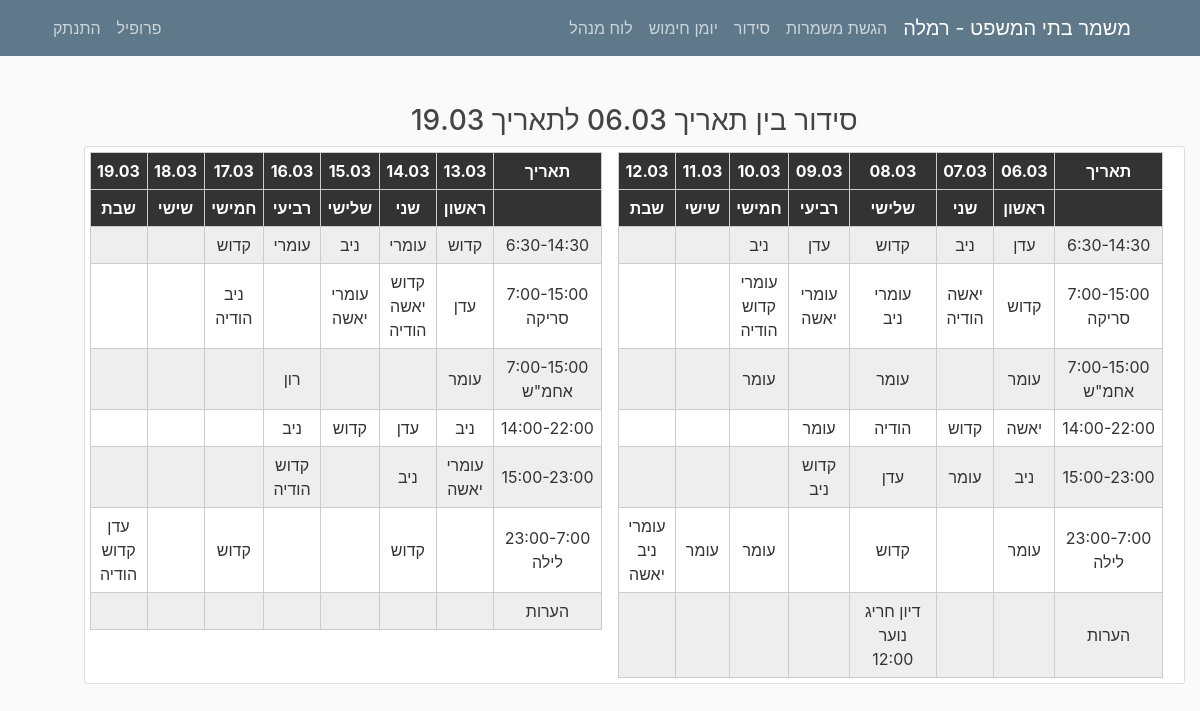
The app's page /organization/5/ (signed in) with its own data.
### mishmar/models.py (models this page shows, shortened)
class Settings(models.Model):
    submitting = models.BooleanField(default=True, verbose_name="ניתן להגיש/לשנות הגשות")
    pin_code = models.IntegerField(default=1234, verbose_name="קוד זיהוי")
    officer = models.CharField(max_length=20, verbose_name="קצין מתקן")
    city = models.CharField(max_length=100, verbose_name="עיר")
    max_seq0 = models.IntegerField(default=2, verbose_name="מספר רצפים מקסימלי לילה לצהריים")
    max_seq1 = models.IntegerField(default=2, verbose_name="מספר רצפים מקסימלי צהריים לבוקר")
    version = models.CharField(max_length=10, default="1.0", verbose_name="גרסה")
    friday_morning = models.BooleanField(default=False, verbose_name="שישי בוקר נחשב במינימום הגשות?", blank=True)
    friday_noon = models.BooleanField(default=False, verbose_name="שישי בצהריים נחשב במינימום הגשות?", blank=True)
    num_mags = models.PositiveIntegerField(default=3, verbose_name="מספר מחסניות")
    hand_cuffs = models.PositiveIntegerField(default=8, verbose_name="מספר אזיקים")
    num_mag_cases = models.PositiveIntegerField(default=8, verbose_name="מספר פונדות")
    num_gun_cases = models.PositiveIntegerField(default=8, verbose_name="מספר נרתיקים")

class OrganizationShift(models.Model):
    title = models.CharField(max_length=200, verbose_name="משמרת")
    index = models.IntegerField(default=1, verbose_name="מספר משמרת")
    shift_num = models.IntegerField(default=1, verbose_name="סוג משמרת")
    sub_title = models.CharField(max_length=200, verbose_name="כותרת משמרת", blank=True, null=True)
    opening = models.BooleanField(default=False, verbose_name="פתיחה", blank=True)
    manager = models.BooleanField(default=False, verbose_name="אחמש", blank=True)
    pull = models.BooleanField(default=False, verbose_name="משיכה", blank=True)
    class Meta:
        verbose_name = "משמרת מבנה סידור"
        verbose_name_plural = "משמרות מבנה סידור"

### users/models.py (models this page shows, shortened)
class UserSettings(models.Model):
    user = models.OneToOneField(User, on_delete=models.CASCADE)
    nickname = models.CharField(default="אין", max_length=20, verbose_name="כינוי", blank=True)
    night = models.IntegerField(default=0, verbose_name="לילה")
    sat_night = models.IntegerField(default=0, verbose_name="שישי לילה/מוצ\"ש")
    fri_noon = models.IntegerField(default=0, verbose_name="שישי צהריים")
    sat_morning = models.IntegerField(default=0, verbose_name="שבת בוקר/צהריים")
    image = models.TextField(default="", verbose_name="תמונה", blank=True)
    sat = models.BooleanField(default=False, verbose_name="עושה רק מוצ\"ש")
    language = models.CharField(default="hebrew", max_length=30, verbose_name="שפה")
    class Meta:
        verbose_name = "הגדרות משתמש"
        verbose_name_plural = "הגדרות משתמשים"

### mishmar/views.py (the view, shortened to what this page needs)
# urls.py: path('organization/<int:pk>/', OrganizationDetailView.as_view(), name='organization-detail'),
class OrganizationDetailView(LoginRequiredMixin, DetailView, UserPassesTestMixin):
    model = Organization
    template_name = "mishmar/organization-detail.html"
    def get_context_data(self, **kwargs):
        ctx = super(OrganizationDetailView, self).get_context_data(**kwargs)
        shifts = OrganizationShift.objects.all().order_by('shift_num', 'index')
        weeks = []
        for i in range(self.get_object().num_weeks):
            weeks.append(self.get_object().weeks_data[str(i)])
        ctx["weeks"] = weeks
        days = []
        for x in range(self.get_object().num_weeks * 7):
            days.append(self.get_object().date + datetime.timedelta(days=x))
        ctx["days"] = days
        ctx["shifts"] = shifts
        return ctx

### mishmar/views.py (called while the page is built)
@register.filter
def check_keys(key, dictionary):
    for i in range(1, 8):
        if f'{i}@{key.id}' in dictionary.keys():
            return True
    return False

@register.filter
def get_week_shift(shift, week):
    shifts = []
    for i in range(1, 8):
        if f'{i}@{shift.id}' in week.keys():
            shifts.append(week[f'{i}@{shift.id}'])
        else:
            break
    return shifts

@register.filter
def get_city(string):
    settings = Settings.objects.all().first()
    return settings.city

@register.filter
def isStaff(user):
    return user.groups.filter(name='staff').exists()

@register.filter
def getmonth(month):
    letter = month.lower()[0]
    if (letter >= 'a' and letter <= 'z'):
        return month
    else:
        months_he = ["ינו", "פבר", "מרץ", "אפר", "מאי", "יונ", "יול", "אוג", "ספט", "אוק", "נוב", "דצמ"]
        months = ["jan", "feb", "mar", "apr", "may", "jun", "jul", "aug", "sep", "oct", "nov", "dec"]
        return months[months_he.index(month)]

@register.filter
def getday(string):
    letter = datetime.datetime.now().strftime("%b").lower()[0]
    if (letter >= 'a' and letter <= 'z'):
        return datetime.datetime.now()
    return datetime.datetime.now()

@register.filter(name="translate_text")
def translate_text(text, user, from_language="hebrew"):
    if user.is_authenticated:
        user_settings = USettings.objects.all().filter(user=user).first()
        if from_language != user_settings.language:
            langs_dict = GoogleTranslator.get_supported_languages(as_dict=True)
            translator = GoogleTranslator(source='auto', target=langs_dict[user_settings.language])
            return translator.translate(text).capitalize()
    return text

@register.filter
def get_base_string(user, num):
    return translate_text(base_strings[int(num)], user, "hebrew")

@register.filter
def clip_days(days, num_week):
    new_days = []
    for i in range(num_week * 7, num_week * 7 + 7):
        new_days.append(days[i])
    return new_days

### mishmar/templates/mishmar/organization-detail.html
{% extends "mishmar/base.html" %}
{% block content %}
     <div>
        <h3 style="align-items: center">סידור בין תאריך {{ days|first|date:"d.m" }} לתאריך {{ days|last|date:"d.m" }}</h3>
            </div>
    <div class="content-section row">
    {% for week in weeks %}
        <div style="margin-right: 1em">
<table class="responsive-table-input-matrix" style="align-items: center; margin-left: 10px">
		<thead>
        <tr>
			<th>תאריך</th>
            {% for day in days|clip_days:forloop.counter0 %}
                <th>{{ day|date:"d.m" }}</th>
                {% endfor %}
		</tr>
		<tr>
			<th></th>
			<th>ראשון</th>
			<th>שני</th>
			<th>שלישי</th>
			<th>רביעי</th>
			<th>חמישי</th>
			<th>שישי</th>
			<th>שבת</th>
		</tr>
		</thead>
		<tbody>
        {% for key in shifts %}
        {% if key|check_keys:week %}
        <tr style="align-content: end">
            <td>{{ key.title }} <br> {% if key.sub_title != None %} {{key.sub_title}} {%endif %}</td>
            {% for shift in key|get_week_shift:week %}
            <td class="tableA">{{shift}}</td>
            {% endfor %}
        </tr>
        {% endif %}
        {% endfor %}
		</tbody>
	</table>
            </div>
        {% endfor %}
    </div>
{% endblock content %}

### mishmar/templates/mishmar/base.html (shortened to what this page needs)
{% load static %}
<!DOCTYPE html>
<html dir = rtl>
<head>
    <link rel="stylesheet" href="https://maxcdn.bootstrapcdn.com/bootstrap/4.0.0/css/bootstrap.min.css">
    <link rel="stylesheet" type="text/css" href="{% static 'mishmar/main.css' %}">
    <link rel="stylesheet" type="text/css" href="{% static 'mishmar/matrix.css' %}">
    <link rel="stylesheet" type="text/css" href="{% static 'mishmar/neon.css' %}">
</head>
<body>
    <header class="site-header">
      <nav class="navbar navbar-expand-md navbar-dark bg-steel fixed-top">
        <div class="container">
          <a class="navbar-brand mr-4" href="{% url 'Home' %}">משמר בתי המשפט - {{ ""|get_city }}</a>
          <div class="collapse navbar-collapse" id="navbarToggle">
            <div class="navbar-nav ">
              {% if request.user.is_authenticated %}
              {% if request.user.username != 'metagber' %}
              <a style="margin-right: 0.5em" class="nav-item nav-link" href="{% url 'Serve' %}">{{ request.user|get_base_string:"1" }}</a>
                <a  class="nav-item nav-link" href="{% url 'Organization' %}">{{ request.user|get_base_string:"2" }}</a>
                {% endif %}
                <a  class="nav-item nav-link" href="{% url 'armingday' year='today'|getday|date:'Y' month='today'|getday|date:'b'|getmonth day='today'|getday|date:'d' %}">יומן חימוש</a>
                {% endif %}
                {% if request.user|isStaff %}
                    <a  class="nav-item nav-link" href="{% url 'staff-panel' %}">לוח מנהל</a>
                {% endif %}
            </div>
            <div class="navbar-nav mr-auto">
                {% if request.user.is_authenticated %}
                {% if request.user.username != 'metagber' %}
                    <a class="nav-item nav-link" href="{% url 'profile' %}">{{ request.user|get_base_string:"6" }}</a>
                    {% endif %}
                    <a class="nav-item nav-link" href="{% url 'logout' %}">{{ request.user|get_base_string:"7" }}</a>
                 {% else %}
                    <a class="nav-item nav-link" href="{% url 'login' %}">{{ request.user|get_base_string:"8" }}</a>
                    <a class="nav-item nav-link" href="{% url 'register' %}">{{ request.user|get_base_string:"9" }}</a>
                {% endif %}
            </div>
          </div>
        </div>
      </nav>
    </header>
    <main role="main" class="container">
      <div class="row" dir="rtl">
        <div>
          {% block content %}{% endblock %}
        </div>
      </div>
    </main>
</body>
</html>

### mishmar/static/mishmar/main.css (style rules this page uses)
body { background: #fafafa; color: #333333; margin-top: 5rem; padding: 1.5em; direction: rtl; text-align: right; }
h1, h2, h3, h4, h5, h6 { color: #444444; direction: rtl; text-align: center; }
.bg-steel { background-color: #5f788a; }
.site-header .navbar-nav .nav-link { color: #cbd5db; }
.content-section { background: #ffffff; padding: 5px 5px; border: 1px solid #dddddd; border-radius: 3px; margin-bottom: 20px; direction: rtl; text-align: center; }

### mishmar/static/mishmar/matrix.css (style rules this page uses)
table { width: 100%; border-collapse: collapse; }
tr:nth-of-type(odd) { background: #eee; }
th { background: #333; color: white; font-weight: bold; }
td, th { padding: 6px; border: 1px solid #ccc; text-align: center; white-space: pre-line; }
.tableA { max-width: 85px; }

### records on screen
Settings: city "רמלה"
OrganizationShift: title "6:30-14:30", key "עדן" "ניב" "קדוש" "עדן" "ניב" "קדוש" "עומרי" "ניב" "עומרי" "קדוש"
OrganizationShift: title "7:00-15:00", sub_title "סריקה", key "קדוש" "יאשה הודיה" "עומרי ניב" "עומרי יאשה" "עומרי קדוש הודיה" "עדן" "קדוש יאשה הודיה" "עומרי יאשה" "ניב הודיה"
OrganizationShift: title "7:00-15:00", sub_title "אחמ\"ש", key "עומר" "עומר" "עומר" "עומר" "רון"
OrganizationShift: title "14:00-22:00", key "יאשה" "קדוש" "הודיה" "עומר" "ניב" "עדן" "קדוש" "ניב"
OrganizationShift: title "15:00-23:00", key "ניב" "עומר" "עדן" "קדוש ניב" "עומרי יאשה" "ניב" "קדוש הודיה"
OrganizationShift: title "23:00-7:00", sub_title "לילה", key "עומר" "קדוש" "עומר" "עומר" "עומרי ניב יאשה" "קדוש" "קדוש" "עדן קדוש הודיה"
OrganizationShift: title "הערות", key "דיון חריג נוער 12:00"

### other values on screen
{{ request.user|get_base_string:"1" }} "הגשת משמרות"
{{ request.user|get_base_string:"2" }} "סידור"
{{ request.user|get_base_string:"6" }} "פרופיל"
{{ request.user|get_base_string:"7" }} "התנתק"
{{ days|last|date:"d.m" }} "19.03"
{{ day|date:"d.m" }} "06.03" "07.03" "08.03" "09.03" "10.03" "11.03" "12.03" "13.03" "14.03" "15.03" "16.03" "17.03" "18.03" "19.03"
